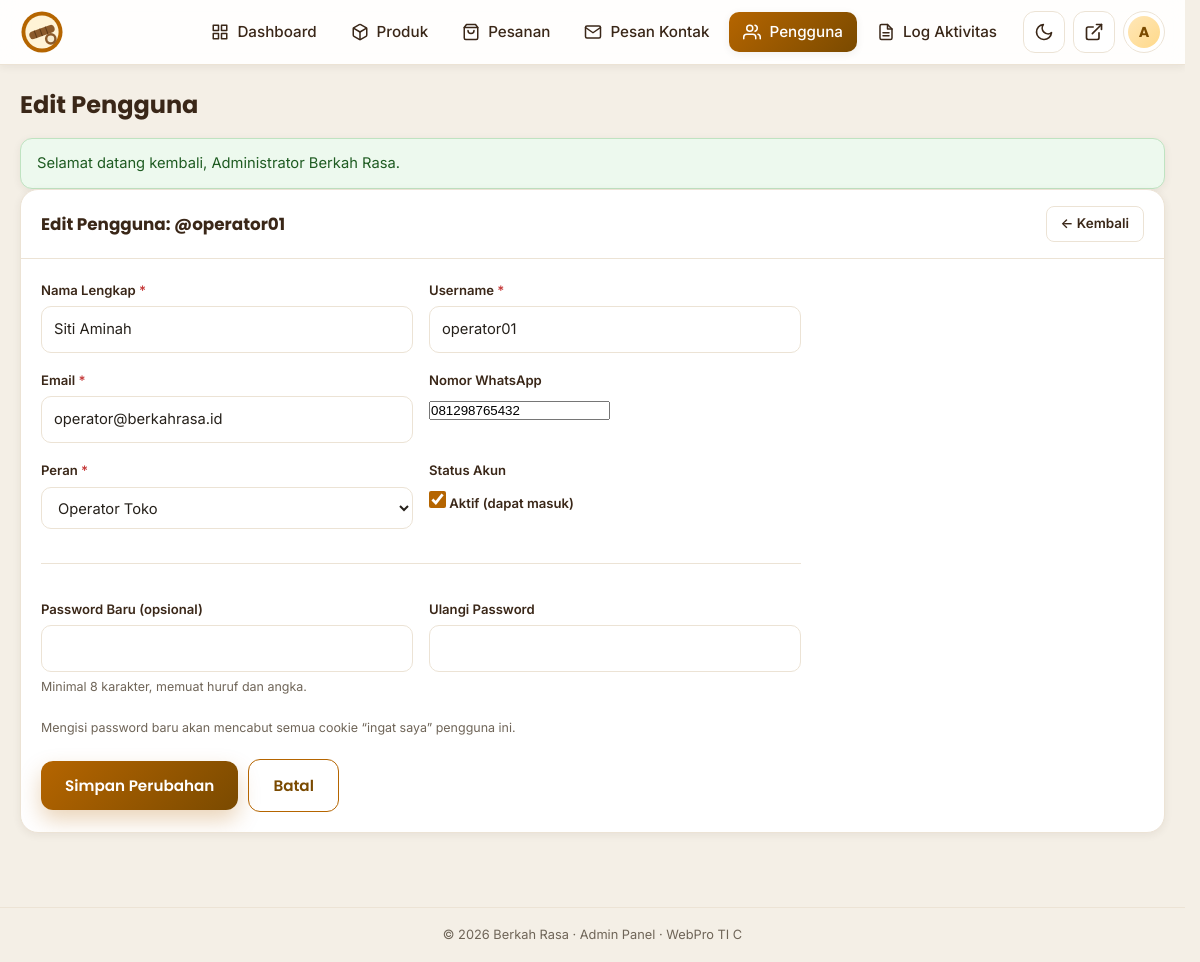
Screenshot of /admin/pengguna/form.php?id=2 (signed in) with the database file from the repository.
### tables this page shows
CREATE TABLE IF NOT EXISTS users (
    id            INT AUTO_INCREMENT PRIMARY KEY,
    username      VARCHAR(60) NOT NULL,
    nama          VARCHAR(120) NOT NULL,
    email         VARCHAR(150) NOT NULL,
    no_wa         VARCHAR(30) NULL,
    password      VARCHAR(255) NOT NULL,
    role          ENUM('admin','operator','pelanggan') NOT NULL DEFAULT 'pelanggan',
    aktif         TINYINT(1) NOT NULL DEFAULT 1,
    last_login_at DATETIME NULL,
    created_at    TIMESTAMP NOT NULL DEFAULT CURRENT_TIMESTAMP,
    updated_at    TIMESTAMP NOT NULL DEFAULT CURRENT_TIMESTAMP ON UPDATE CURRENT_TIMESTAMP,
    UNIQUE KEY uq_users_username (username),
    UNIQUE KEY uq_users_email (email),
    KEY idx_users_role (role)
);

### config/config.php (called while the page is built, shortened)
<?php
if (!function_exists('url')) {
    function url(string $path = ''): string
    {
        return BASE_URL . '/' . ltrim($path, '/');
    }
}
if (!function_exists('asset')) {
    function asset(string $path): string
    {
        $url = url($path);
        return $url . (str_contains($url, '?') ? '&' : '?') . 'v=' . ASSET_VERSION;
    }
}

### includes/security.php (called while the page is built, shortened)
<?php
require_once __DIR__ . '/../config/config.php';
require_once __DIR__ . '/../config/database.php';
require_once __DIR__ . '/validators.php';
function current_user(bool $refresh = false): ?array
{
    static $cached = null;
    static $loaded = false;
    if ($loaded) {
        return $cached;
    }
    $loaded = true;
    $userId = (int) ($_SESSION['user_id'] ?? 0);
    $stmt = db()->prepare(
        'SELECT id, username, nama, email, no_wa, password, role, aktif, last_login_at, created_at
         FROM users WHERE id = ? LIMIT 1'
    );
    $stmt->execute([$userId]);
    $user = $stmt->fetch();
    $cached = $user;
    return $cached;
}
function is_logged_in(): bool
{
    return current_user() !== null;
}
function is_admin(): bool
{
    $user = current_user();
    return $user !== null && $user['role'] === 'admin';
}
function user_can(string $permission): bool
{
    $user = current_user();
    return $user !== null && role_can((string) $user['role'], $permission);
}
function require_staff(): void
{
    if (!is_logged_in()) {
        remember_intended_url();
        set_flash('error', 'Silakan masuk ke panel admin.');
        redirect(url('admin/login.php'));
    }
}
function theme_preference(): string
{
    $theme = (string) ($_COOKIE[THEME_COOKIE] ?? '');
    return $theme === 'dark' ? 'dark' : 'light';
}

### includes/functions.php (called while the page is built, shortened)
<?php
require_once __DIR__ . '/security.php';
function e(mixed $value): string
{
    return htmlspecialchars((string) $value, ENT_QUOTES, 'UTF-8');
}
function get_flash(): ?array
{
    $flash = $_SESSION['flash'];
    return $flash;
}

### config/database.php (called while the page is built, shortened)
<?php
require_once __DIR__ . '/config.php';
function db(): PDO
{
    static $pdo = null;
    if ($pdo instanceof PDO) {
        return $pdo;
    }
    $dsn = 'mysql:host=' . DB_HOST
        . ';port=' . DB_PORT
        . ';dbname=' . DB_NAME
        . ';charset=utf8mb4';
    try {
        $pdo = new PDO($dsn, DB_USER, DB_PASS, [
            PDO::ATTR_ERRMODE            => PDO::ERRMODE_EXCEPTION,
            PDO::ATTR_DEFAULT_FETCH_MODE => PDO::FETCH_ASSOC,
            PDO::ATTR_EMULATE_PREPARES   => false,
            PDO::ATTR_STRINGIFY_FETCHES  => false,
        ]);
    } catch (PDOException $e) {
        error_log('[DB] ' . $e->getMessage());
        http_response_code(500);
        if (PHP_SAPI === 'cli') {
            fwrite(STDERR, 'Koneksi database gagal: ' . $e->getMessage() . PHP_EOL);
            exit(1);
        }
        $pesan = APP_DEBUG
            ? '<p style="color:#b91c1c">' . htmlspecialchars($e->getMessage(), ENT_QUOTES,
                'UTF-8') . '</p>'
            : '<p>Silakan hubungi pengelola situs.</p>';
        exit(
            '<!DOCTYPE html><html lang="id"><meta charset="utf-8">'
            . '<title>Koneksi database gagal</title>'
            .
                '<body style="font-family:system-ui;max-width:640px;margin:80px auto;padding:0 20px;">'
            . '<h2>Koneksi database gagal</h2>'
            . '<p>Pastikan MySQL/MariaDB berjalan dan database <strong>'
            . htmlspecialchars(DB_NAME, ENT_QUOTES, 'UTF-8')
            . '</strong> sudah diimpor dari <code>database/schema.sql</code>.</p>'
            . $pesan
            . '</body></html>'
        );
    }
    return $pdo;
}

### admin/includes/auth.php (called while the page is built)
<?php
require_once __DIR__ . '/../../config/database.php';
require_once __DIR__ . '/../../includes/functions.php';
require_staff();

### includes/validators.php (called while the page is built, shortened)
<?php
function roles(): array
{
    return [
        'admin'     => 'Administrator',
        'operator'  => 'Operator Toko',
        'pelanggan' => 'Pelanggan',
    ];
}
function role_permissions(): array
{
    return [
        'admin' => ['*'],
        'operator' => [
            'dashboard.view',
            'produk.view', 'produk.create', 'produk.edit',
            'pesanan.view', 'pesanan.status',
            'pesan.view', 'pesan.read',
        ],
        'pelanggan' => [
            'akun.view', 'akun.edit', 'pesanan.own',
        ],
    ];
}
function role_can(string $role, string $permission): bool
{
    $permissions = role_permissions()[$role] ?? [];
    return in_array('*', $permissions, true) || in_array($permission, $permissions, true);
}

### admin/pengguna/form.php (the view, shortened to what this page needs)
<?php
require_once __DIR__ . '/../includes/auth.php';
$id     = isset($_GET['id']) ? (int) $_GET['id'] : 0;
$isEdit = $id > 0;
$target = null;
if ($isEdit) {
    $stmt = db()->prepare('SELECT * FROM users WHERE id = ? LIMIT 1');
    $stmt->execute([$id]);
    $target = $stmt->fetch();
}
$isSelf = $isEdit && (int) $target['id'] === (int) current_user()['id'];
$form = [
    'username' => $target['username'] ?? '',
    'nama'     => $target['nama'] ?? '',
    'email'    => $target['email'] ?? '',
    'no_wa'    => $target['no_wa'] ?? '',
    'role'     => $target['role'] ?? 'pelanggan',
    'aktif'    => $target['aktif'] ?? 1,
];
$adminTitle  = $isEdit ? 'Edit Pengguna' : 'Tambah Pengguna';
$adminActive = 'pengguna';
include __DIR__ . '/../includes/header.php';
?>
<div class="panel">
  <div class="panel-head">
    <h2><?= $isEdit ? 'Edit Pengguna: @' . e($target['username']) : 'Pengguna Baru' ?></h2>
    <a class="btn-sm btn-sm-ghost" href="<?= url('admin/pengguna/index.php') ?>">&larr; Kembali</a>
  </div>
  <div class="panel-body">
    <form method="post" class="admin-form">
      <div class="form-row">
        <div>
          <label for="nama">Nama Lengkap <span class="required">*</span></label>
          <input type="text" id="nama" name="nama" value="<?= e($form['nama']) ?>" required
              maxlength="120">
        </div>
        <div>
          <label for="username">Username <span class="required">*</span></label>
          <input type="text" id="username" name="username" value="<?= e($form['username']) ?>"
              required maxlength="20">
        </div>
      </div>
      <div class="form-row">
        <div>
          <label for="email">Email <span class="required">*</span></label>
          <input type="email" id="email" name="email" value="<?= e($form['email']) ?>" required
              maxlength="150">
        </div>
        <div>
          <label for="no_wa">Nomor WhatsApp</label>
          <input type="tel" id="no_wa" name="no_wa" value="<?= e($form['no_wa']) ?>" maxlength="30">
        </div>
      </div>
      <div class="form-row">
        <div>
          <label for="role">Peran <span class="required">*</span></label>
          <select id="role" name="role" <?= $isSelf ? 'disabled' : '' ?>>
            <?php foreach (roles() as $key => $label): ?>
            <option value="<?= e($key) ?>" <?= $form['role'] === $key ? 'selected' : '' ?>><?=
                e($label) ?></option>
            <?php endforeach; ?>
          </select>
        </div>
        <div>
          <label>Status Akun</label>
          <label class="check-row form-spacer">
            <input type="checkbox" name="aktif" value="1" <?= $form['aktif'] ? 'checked' : '' ?>
                <?= $isSelf ? 'disabled' : '' ?>>
            <span>Aktif (dapat masuk)</span>
          </label>
        </div>
      </div>
      <hr class="admin-divider">
      <div class="form-row">
        <div>
          <label for="password"><?= $isEdit ? 'Password Baru (opsional)' : 'Password' ?> <?=
              $isEdit ? '' : '<span class="required">*</span>' ?></label>
          <input type="password" id="password" name="password" <?= $isEdit ? '' : 'required' ?>
              maxlength="72" autocomplete="new-password">
          <p class="form-hint">Minimal 8 karakter, memuat huruf dan angka.</p>
        </div>
        <div>
          <label for="password2">Ulangi Password</label>
          <input type="password" id="password2" name="password2" <?= $isEdit ? '' : 'required'
              ?> maxlength="72" autocomplete="new-password">
        </div>
      </div>
      <?php if ($isEdit): ?>
      <p class="form-hint">Mengisi password baru akan mencabut semua cookie “ingat saya”
          pengguna ini.</p>
      <?php endif; ?>
      <div class="form-actions">
        <button class="btn" type="submit"><?= $isEdit ? 'Simpan Perubahan' : 'Tambah Pengguna'
            ?></button>
        <a class="btn btn-ghost" href="<?= url('admin/pengguna/index.php') ?>">Batal</a>
      </div>
    </form>
  </div>
</div>
<?php include __DIR__ . '/../includes/footer.php'; ?>

### admin/includes/header.php (shortened to what this page needs)
<?php
$adminTitle  = $adminTitle ?? 'Dashboard';
$adminActive = $adminActive ?? '';
$adminUser   = current_user();
$adminMenu = [
    'dashboard' => ['index.php', 'Dashboard',
        '<svg viewBox="0 0 24 24" fill="none" stroke="currentColor" stroke-width="2" stroke-linecap="round" stroke-linejoin="round"><rect x="3" y="3" width="7" height="7"/><rect x="14" y="3" width="7" height="7"/><rect x="14" y="14" width="7" height="7"/><rect x="3" y="14" width="7" height="7"/></svg>', 'dashboard.view'],
    'produk'    => ['produk/index.php', 'Produk',
        '<svg viewBox="0 0 24 24" fill="none" stroke="currentColor" stroke-width="2" stroke-linecap="round" stroke-linejoin="round"><path d="M21 16V8a2 2 0 0 0-1-1.73l-7-4a2 2 0 0 0-2 0l-7 4A2 2 0 0 0 3 8v8a2 2 0 0 0 1 1.73l7 4a2 2 0 0 0 2 0l7-4A2 2 0 0 0 21 16z"/><polyline points="3.27 6.96 12 12.01 20.73 6.96"/><line x1="12" y1="22.08" x2="12" y2="12"/></svg>', 'produk.view'],
    'pesanan'   => ['pesanan/index.php', 'Pesanan',
        '<svg viewBox="0 0 24 24" fill="none" stroke="currentColor" stroke-width="2" stroke-linecap="round" stroke-linejoin="round"><path d="M6 2 3 6v14a2 2 0 0 0 2 2h14a2 2 0 0 0 2-2V6l-3-4z"/><line x1="3" y1="6" x2="21" y2="6"/><path d="M16 10a4 4 0 0 1-8 0"/></svg>', 'pesanan.view'],
    'pesan'     => ['pesan/index.php', 'Pesan Kontak',
        '<svg viewBox="0 0 24 24" fill="none" stroke="currentColor" stroke-width="2" stroke-linecap="round" stroke-linejoin="round"><path d="M4 4h16c1.1 0 2 .9 2 2v12c0 1.1-.9 2-2 2H4c-1.1 0-2-.9-2-2V6c0-1.1.9-2 2-2z"/><polyline points="22,6 12,13 2,6"/></svg>', 'pesan.view'],
    'pengguna'  => ['pengguna/index.php', 'Pengguna',
        '<svg viewBox="0 0 24 24" fill="none" stroke="currentColor" stroke-width="2" stroke-linecap="round" stroke-linejoin="round"><path d="M17 21v-2a4 4 0 0 0-4-4H5a4 4 0 0 0-4 4v2"/><circle cx="9" cy="7" r="4"/><path d="M23 21v-2a4 4 0 0 0-3-3.87"/><path d="M16 3.13a4 4 0 0 1 0 7.75"/></svg>', 'admin'],
    'log'       => ['log/index.php', 'Log Aktivitas',
        '<svg viewBox="0 0 24 24" fill="none" stroke="currentColor" stroke-width="2" stroke-linecap="round" stroke-linejoin="round"><path d="M14 2H6a2 2 0 0 0-2 2v16a2 2 0 0 0 2 2h12a2 2 0 0 0 2-2V8z"/><polyline points="14 2 14 8 20 8"/><line x1="16" y1="13" x2="8" y2="13"/><line x1="16" y1="17" x2="8" y2="17"/></svg>', 'admin'],
];
?><!DOCTYPE html>
<html lang="id">
<head>
<link rel="stylesheet" href="<?= asset('style.css') ?>">
<link rel="stylesheet" href="<?= asset('admin/assets/admin.css') ?>">
</head>
<body class="admin-body <?= theme_preference() === 'dark' ? 'dark' : '' ?>">
<header class="admin-header">
  <div class="admin-header-inner">
    <a class="admin-brand" href="<?= url('admin/index.php') ?>">
      <img src="<?= url('gambar/logo-icon.svg') ?>" alt="Logo <?= e(APP_NAME) ?>">
    </a>
    <nav class="admin-nav" id="adminNav">
      <?php foreach ($adminMenu as $key => [$href, $label, $icon, $permission]): ?>
        <?php if ($permission === 'admin' ? is_admin() : user_can($permission)): ?>
        <a href="<?= url('admin/' . $href) ?>"
            class="<?= $adminActive === $key ? 'active' : '' ?>"><span class="ic"><?= $icon
                ?></span><?= e($label) ?></a>
        <?php endif; ?>
      <?php endforeach; ?>
    </nav>
    <div class="admin-user">
      <button type="button" class="icon-btn" id="darkToggle" onclick="toggleDark()"
          aria-label="Mode gelap"><?php if (theme_preference() === 'dark'): ?><svg
              viewBox="0 0 24 24" fill="none" stroke="currentColor" stroke-width="2"
                  stroke-linecap="round" stroke-linejoin="round"><circle cx="12" cy="12"
                      r="4"/><path
                          d="M12 2v2M12 20v2M4.93 4.93l1.41 1.41M17.66 17.66l1.41 1.41M2 12h2M20 12h2M4.93 19.07l1.41-1.41M17.66 6.34l1.41-1.41"/></svg><?php else: ?><svg viewBox="0 0 24 24" fill="none" stroke="currentColor" stroke-width="2" stroke-linecap="round" stroke-linejoin="round"><path d="M21 12.79A9 9 0 1 1 11.21 3 7 7 0 0 0 21 12.79z"/></svg><?php endif; ?></button>
      <a class="icon-btn" href="<?= url('index.php') ?>" target="_blank" rel="noopener"
          aria-label="Lihat situs" title="Lihat Situs"><svg viewBox="0 0 24 24" fill="none"
              stroke="currentColor" stroke-width="2" stroke-linecap="round"
                  stroke-linejoin="round"><path
                      d="M18 13v6a2 2 0 0 1-2 2H5a2 2 0 0 1-2-2V8a2 2 0 0 1 2-2h6"/><polyline
                          points="15 3 21 3 21 9"/><line x1="10" y1="14" x2="21" y2="3"/></svg></a>
      <div class="admin-profile-wrap">
        <button type="button" class="admin-who" onclick="toggleAdminProfile()"
            aria-haspopup="true" aria-expanded="false" aria-label="Menu profil">
          <span class="avatar-mini"><?= e(mb_strtoupper(mb_substr((string) ($adminUser['nama']
              ?? 'S'), 0, 1))) ?></span>
        </button>
      </div>
    </div>
  </div>
</header>
<main class="admin-main">
  <div class="admin-page-head">
    <h1><?= e($adminTitle) ?></h1>
  </div>
  <?php if ($flash = get_flash()): ?>
  <div class="flash flash-<?= e($flash['type']) ?>"><?= e($flash['message']) ?></div>
  <?php endif; ?>

### rows the page displays
users: role "admin" (drawn), nama "A"
users: username "operator01", nama "Siti Aminah", email "operator@berkahrasa.id", no_wa "081298765432", role "Operator Toko", aktif "☑"

### other values shown
$label "Dashboard"
$label "Produk"
$label "Pesanan"
$label "Pesan Kontak"
$label "Pengguna"
$label "Log Aktivitas"
$adminTitle "Edit Pengguna"
$flash['message'] "Selamat datang kembali, Administrator Berkah Rasa."
